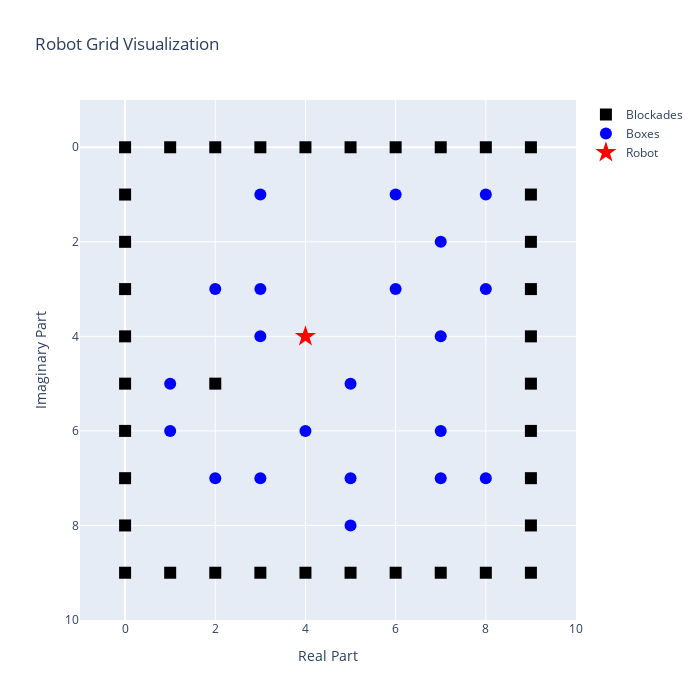

The cell this chart's notebook holds for it:
### Code cell
plot_robot_grid(blockades, boxes, robot, min_blockades, max_blockades)

##########
#..O..O.O#
#......O.#
#.OO..O.O#
#..O@..O.#
#O#..O...#
#O..O..O.#
#.OO.O.OO#
#....O...#
##########

### Figure 1 — Plotly figure (JSON) as saved in the notebook; plotly's stock layout.template omitted (floating-point values rounded to 4 significant figures)
{"data": [{"marker": {"color": "black", "size": 12, "symbol": "square"}, "mode": "markers", "name": "Blockades", "x": [0.0, 1.0, 2.0, 3.0, 4.0, 5.0, 6.0, 7.0, 8.0, 9.0, 0.0, 9.0, 0.0, 9.0, 0.0, 9.0, 0.0, 9.0, 0.0, 2.0, 9.0, 0.0, 9.0, 0.0, 9.0, 0.0, 9.0, 0.0, 1.0, 2.0, 3.0, 4.0, 5.0, 6.0, 7.0, 8.0, 9.0], "y": [0.0, 0.0, 0.0, 0.0, 0.0, 0.0, 0.0, 0.0, 0.0, 0.0, 1.0, 1.0, 2.0, 2.0, 3.0, 3.0, 4.0, 4.0, 5.0, 5.0, 5.0, 6.0, 6.0, 7.0, 7.0, 8.0, 8.0, 9.0, 9.0, 9.0, 9.0, 9.0, 9.0, 9.0, 9.0, 9.0, 9.0], "type": "scatter"}, {"marker": {"color": "blue", "size": 12, "symbol": "circle"}, "mode": "markers", "name": "Boxes", "x": [3.0, 6.0, 8.0, 7.0, 2.0, 3.0, 6.0, 8.0, 3.0, 7.0, 1.0, 5.0, 1.0, 4.0, 7.0, 2.0, 3.0, 5.0, 7.0, 8.0, 5.0], "y": [1.0, 1.0, 1.0, 2.0, 3.0, 3.0, 3.0, 3.0, 4.0, 4.0, 5.0, 5.0, 6.0, 6.0, 6.0, 7.0, 7.0, 7.0, 7.0, 7.0, 8.0], "type": "scatter"}, {"marker": {"color": "red", "size": 16, "symbol": "star"}, "mode": "markers", "name": "Robot", "x": [4.0], "y": [4.0], "type": "scatter"}], "layout": {"height": 700, "showlegend": true, "title": {"text": "Robot Grid Visualization"}, "width": 700, "xaxis": {"range": [-1.0, 10.0], "title": {"text": "Real Part"}, "zeroline": true}, "yaxis": {"range": [10.0, -1.0], "title": {"text": "Imaginary Part"}, "zeroline": true}}}
